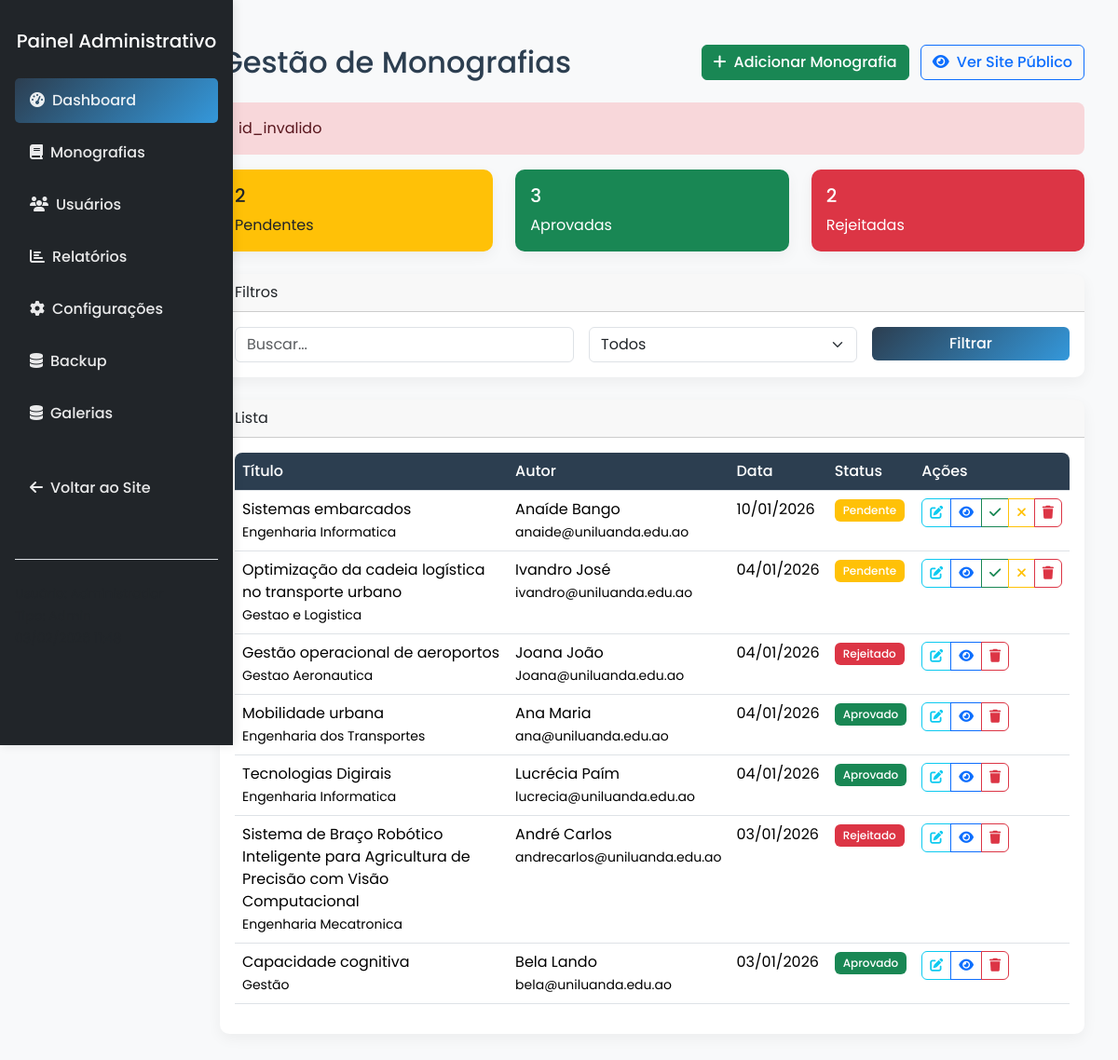
/admin/monografias.php?error=id_invalido (signed in), run on an earlier commit of the app's database.
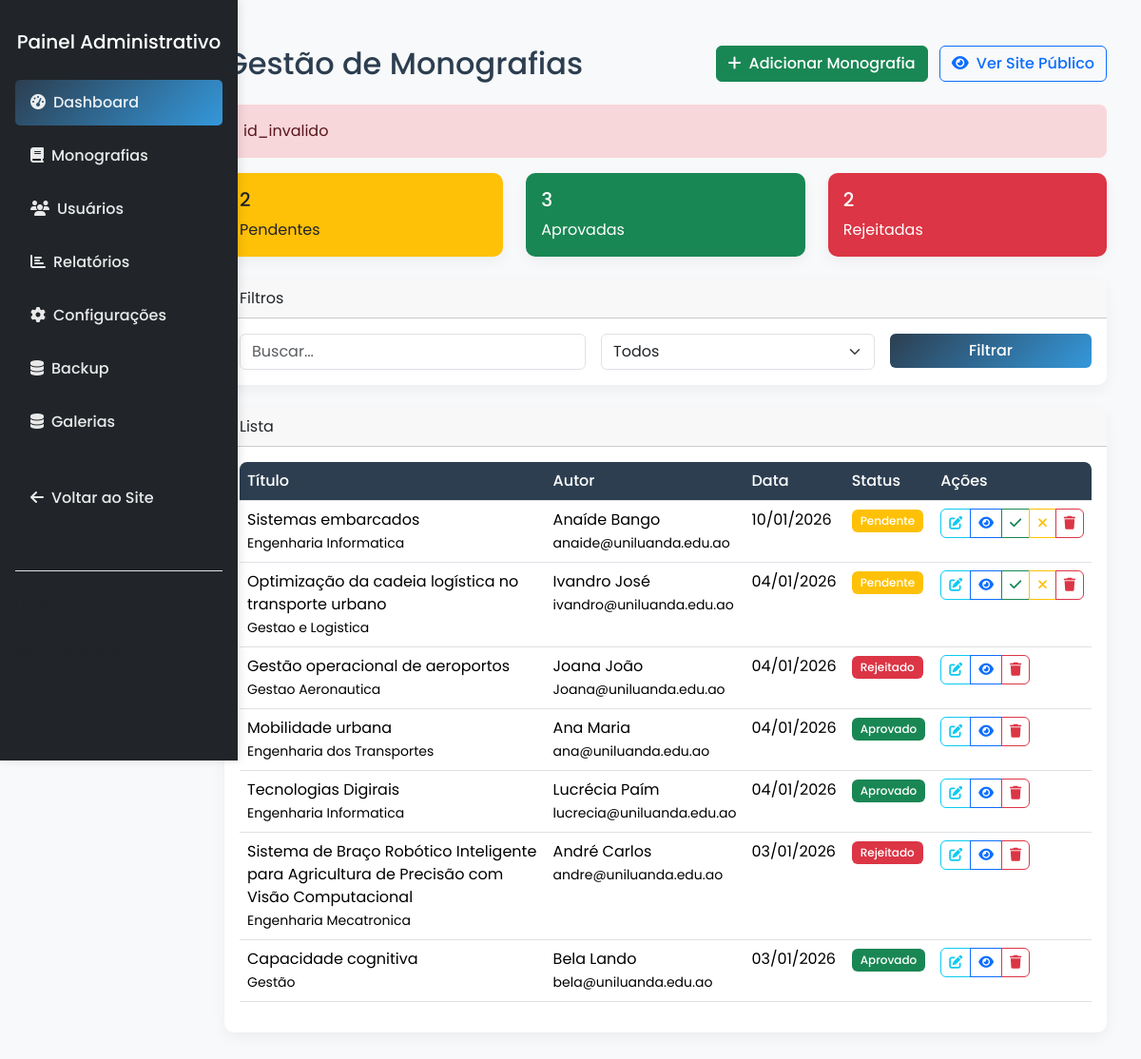
And on a later commit of the database.
### tables this page shows
CREATE TABLE `monografias` (
  `id` int NOT NULL AUTO_INCREMENT,
  `titulo` varchar(255) NOT NULL,
  `resumo` text NOT NULL,
  `autor_id` int NOT NULL,
  `orientador` varchar(100) DEFAULT NULL,
  `area` varchar(100) DEFAULT NULL,
  `palavras_chave` varchar(255) DEFAULT NULL,
  `arquivo` varchar(255) NOT NULL,
  `data_publicacao` date DEFAULT NULL,
  `status` enum('pendente','aprovado','rejeitado') DEFAULT 'pendente',
  `data_submissao` timestamp NULL DEFAULT CURRENT_TIMESTAMP,
  PRIMARY KEY (`id`),
  KEY `autor_id` (`autor_id`),
  CONSTRAINT `fk_monografias_autor` FOREIGN KEY (`autor_id`) REFERENCES `usuarios` (`id`) ON DELETE CASCADE ON UPDATE CASCADE
);

CREATE TABLE `usuarios` (
  `id` int NOT NULL AUTO_INCREMENT,
  `nome` varchar(100) NOT NULL,
  `email` varchar(100) NOT NULL,
  `password` varchar(255) NOT NULL,
  `tipo` enum('admin','estudante','professor') DEFAULT 'estudante',
  `foto` varchar(255) DEFAULT 'default.png',
  `data_criacao` timestamp NULL DEFAULT CURRENT_TIMESTAMP,
  `data_atualizacao` timestamp NULL DEFAULT CURRENT_TIMESTAMP ON UPDATE CURRENT_TIMESTAMP,
  PRIMARY KEY (`id`),
  UNIQUE KEY `email` (`email`)
);

### includes/functions.php (called while the page is built, shortened)
<?php
function formatDate($date) {
    return date('d/m/Y', strtotime($date));
}
?>

### admin/monografias.php (the view, shortened to what this page needs)
<?php
$database = new Database();
$db = $database->getConnection();
$page = isset($_GET['page']) ? (int)$_GET['page'] : 1;
$limit = 10;
$offset = ($page - 1) * $limit;
$search = isset($_GET['search']) ? sanitizeInput($_GET['search']) : '';
$query = "SELECT m.*, u.nome AS autor, u.email AS autor_email
          FROM monografias m
          LEFT JOIN usuarios u ON m.autor_id = u.id
          WHERE 1=1";
$params = [];
$query .= " ORDER BY m.data_submissao DESC LIMIT :limit OFFSET :offset";
$params[':limit'] = $limit;
$params[':offset'] = $offset;
$stmt = $db->prepare($query);
foreach ($params as $k => $v) {
    $type = ($k === ':limit' || $k === ':offset') ? PDO::PARAM_INT : PDO::PARAM_STR;
    $stmt->bindValue($k, $v, $type);
}
$stmt->execute();
$monografias = $stmt->fetchAll(PDO::FETCH_ASSOC);
$statsQuery = "SELECT status, COUNT(*) AS count FROM monografias GROUP BY status";
$stats = $db->query($statsQuery)->fetchAll(PDO::FETCH_ASSOC);
$statusCounts = ['pendente'=>0,'aprovado'=>0,'rejeitado'=>0];
foreach ($stats as $s) $statusCounts[$s['status']] = $s['count'];
?>
<!DOCTYPE html>
<html lang="pt-pt">
<head>
    <?php include '../includes/head.php'; ?>
</head>
<body>
<div class="container-fluid py-4">
    <div class="row">
        <?php include 'sidebar.php'; ?>
        <div class="col-md-9 col-lg-10 ms-auto">
            <div class="p-4">
                <div class="d-flex justify-content-between align-items-center mb-4">
                    <h2 class="mb-0">Gestão de Monografias</h2>
                    <div>
                        <button class="btn btn-success me-2" data-bs-toggle="modal" data-bs-target="#modalMonografia">
                            <i class="fas fa-plus me-2"></i>Adicionar Monografia
                        </button>
                        <a href="../monografias.php" class="btn btn-outline-primary" target="_blank">
                            <i class="fas fa-eye me-2"></i>Ver Site Público
                        </a>
                    </div>
                </div>
                <?php if (isset($_GET['error'])): ?>
                    <div class="alert alert-danger"><?php echo htmlspecialchars($_GET['error']); ?></div>
                <?php endif; ?>
                <div class="row mb-4">
                    <div class="col-md-4"><div class="card bg-warning text-dark"><div class="card-body"><h5><?php echo $statusCounts['pendente']; ?></h5>Pendentes</div></div></div>
                    <div class="col-md-4"><div class="card bg-success text-white"><div class="card-body"><h5><?php echo $statusCounts['aprovado']; ?></h5>Aprovadas</div></div></div>
                    <div class="col-md-4"><div class="card bg-danger text-white"><div class="card-body"><h5><?php echo $statusCounts['rejeitado']; ?></h5>Rejeitadas</div></div></div>
                </div>
                <div class="card mb-4">
                    <div class="card-header">Filtros</div>
                    <div class="card-body">
                        <form class="row g-3">
                            <div class="col-md-5"><input class="form-control" name="search" value="<?php echo htmlspecialchars($search); ?>" placeholder="Buscar..."></div>
                            <div class="col-md-4">
                                <select class="form-select" name="status">
                                    <option value="all">Todos</option>
                                </select>
                            </div>
                            <div class="col-md-3"><button class="btn btn-primary w-100">Filtrar</button></div>
                        </form>
                    </div>
                </div>
                <div class="card">
                    <div class="card-header">Lista</div>
                    <div class="card-body">
                        <?php if ($monografias): ?>
                        <div class="table-responsive">
                            <table class="table table-hover">
                                <thead><tr><th>Título</th><th>Autor</th><th>Data</th><th>Status</th><th>Ações</th></tr></thead>
                                <tbody>
                                <?php foreach ($monografias as $m): ?>
                                <tr>
                                    <td><?php echo htmlspecialchars($m['titulo']); ?><br><small><?php echo htmlspecialchars($m['area']); ?></small></td>
                                    <td><?php echo htmlspecialchars($m['autor']); ?><br><small><?php echo htmlspecialchars($m['autor_email']); ?></small></td>
                                    <td><?php echo formatDate($m['data_submissao']); ?></td>
                                    <td><span class="badge bg-<?php echo $m['status']=='aprovado'?'success':($m['status']=='rejeitado'?'danger':'warning'); ?>"><?php echo ucfirst($m['status']); ?></span></td>
                                    <td>
                                        <div class="btn-group">
                                            <a href="editar_monografia.php?id=<?php echo $m['id']; ?>" class="btn btn-sm btn-outline-info" title="Editar monografia"><i class="fas fa-edit"></i></a>
                                            <a href="../detalhes_monografia.php?id=<?php echo $m['id']; ?>" class="btn btn-sm btn-outline-primary"><i class="fas fa-eye"></i></a>
                                            <?php if($m['status']=='pendente'): ?>
                                            <a href="?action=approve&id=<?php echo $m['id']; ?>" class="btn btn-sm btn-outline-success"><i class="fas fa-check"></i></a>
                                            <a href="?action=reject&id=<?php echo $m['id']; ?>" class="btn btn-sm btn-outline-warning"><i class="fas fa-times"></i></a>
                                            <?php endif; ?>
                                            <a href="?action=delete&id=<?php echo $m['id']; ?>" class="btn btn-sm btn-outline-danger" onclick="return confirm('Excluir?')"><i class="fas fa-trash"></i></a>
                                        </div>
                                    </td>
                                </tr>
                                <?php endforeach; ?>
                                </tbody>
                            </table>
                        </div>
                        <?php else: ?>
                            <p class="text-center">Nenhuma monografia encontrada</p>
                        <?php endif; ?>
                    </div>
                </div>
            </div>
        </div>
    </div>
</div>
</body>
</html>

### includes/head.php (shortened to what this page needs)
<link href="https://cdn.jsdelivr.net/npm/bootstrap@5.3.3/dist/css/bootstrap.min.css" rel="stylesheet">
<link rel="stylesheet" href="https://cdnjs.cloudflare.com/ajax/libs/font-awesome/6.5.0/css/all.min.css">
<link rel="stylesheet" href="https://cdnjs.cloudflare.com/ajax/libs/animate.css/4.1.1/animate.min.css">
<link rel="stylesheet" href="css/style.css">

### admin/sidebar.php (shortened to what this page needs)
<!DOCTYPE html>
<html lang="en">
<head>
</head>
<body>
    <div class="col-md-3 col-lg-2 bg-dark text-white vh-100 position-fixed" id="sidebar">
    <div class="p-3">
        <h5 class="text-center mb-4">Painel Administrativo</h5>
        <ul class="nav nav-pills flex-column">
            <li class="nav-item">
                <a href="dashboard.php" class="nav-link active">
                    <i class="fas fa-tachometer-alt me-2"></i>Dashboard
                </a>
            </li>
            <li class="nav-item">
                <a href="monografias.php" class="nav-link text-white">
                    <i class="fas fa-book me-2"></i>Monografias
                </a>
            </li>
            <li class="nav-item">
                <a href="usuarios.php" class="nav-link text-white">
                    <i class="fas fa-users me-2"></i>Usuários
                </a>
            </li>
            <li class="nav-item">
                <a href="relatorios.php" class="nav-link text-white">
                    <i class="fas fa-chart-bar me-2"></i>Relatórios
                </a>
            </li>
            <li class="nav-item">
                <a href="configuracoes.php" class="nav-link text-white">
                    <i class="fas fa-cog me-2"></i>Configurações
                </a>
            </li>
            <li class="nav-item">
                <a href="backup.php" class="nav-link text-white">
                    <i class="fas fa-database me-2"></i>Backup
                </a>
            </li>
            <li class="nav-item">
                <a href="../galerias.php" class="nav-link text-white">
                    <i class="fas fa-database me-2"></i>Galerias
                </a>
            </li>
            <li class="nav-item mt-4">
                <a href="../home.php" class="nav-link text-white">
                    <i class="fas fa-arrow-left me-2"></i>Voltar ao Site
                </a>
            </li>
        </ul>
        <div class="mt-5 pt-4 border-top">
            <small class="text-muted">Usuário: <?php echo htmlspecialchars($_SESSION['user_nome']); ?></small>
            <br>
            <small class="text-muted">Tipo: <?php echo ucfirst($_SESSION['user_tipo']); ?></small>
            <br>
            <small class="text-muted"><?php echo date('d/m/Y H:i'); ?></small>
        </div>
    </div>
</div>
</body>
</html>

### css/style.css (style rules this page uses)
.vh-100 { min-height: 100vh; }
.table-responsive { border-radius: 8px; overflow: hidden; }
.table th { background-color: var(--primary-color); color: white; font-weight: 500; }
.btn { border-radius: 6px; font-weight: 500; transition: all 0.3s ease; }
.btn-primary { background: linear-gradient(135deg, var(--primary-color), var(--secondary-color)); border: none; }
.card { border: none; border-radius: 10px; box-shadow: 0 5px 15px rgba(0, 0, 0, 0.05); }
.card-header { border-radius: 10px 10px 0 0 !important; }
.nav-pills .nav-link.active { background: linear-gradient(135deg, var(--primary-color), var(--secondary-color)); }
.badge { font-weight: 500; padding: 0.5em 0.75em; }
.alert { border: none; border-radius: 8px; border-left: 4px solid; }
.alert-danger { border-left-color: #dc3545; }

### admin/monografias.php (style rules this page uses)
:root { --primary-color: #2c3e50; --secondary-color: #3498db; --accent-color: #e74c3c; --light-color: #ecf0f1; --dark-color: #2c3e50; --gold-color: #f1c40f; }
body { font-family: 'Poppins', sans-serif; background-color: #f8f9fa; color: var(--dark-color); min-height: 100vh; display: flex; flex-direction: column; }
.nav-link { color: rgba(255, 255, 255, 0.9) !important; font-weight: 500; margin: 0 0.5rem; padding: 0.5rem 1rem; border-radius: 4px; transition: all 0.3s ease; }
.nav-link i { margin-right: 8px; }

### admin/sidebar.php (style rules this page uses)
body { margin: 0 !important; padding: 0 !important; overflow-x: hidden; height: 100%; }
#sidebar { margin: 0 !important; padding: 0 !important; left: 0; top: 0; bottom: 0; width: 250px; height: 100vh; position: fixed; overflow-y: auto; z-index: 1000; border-radius: 0 !important; box-shadow: 2px 0 10px rgba(0,0,0,0.1); }
#sidebar .p-3 { padding: 1rem !important; margin: 0 !important; height: 100%; }
#sidebar .nav-link { padding: 0.75rem 1rem; margin: 0.25rem 0; border-radius: 5px; transition: all 0.3s ease; }
#sidebar .nav-link.active { background-color: #007bff; }
* { box-sizing: border-box; }
#sidebar h5 { margin-top: 0; padding-top: 1rem; }
#sidebar .nav { margin: 0; padding: 0; }
#sidebar .nav-item { margin: 0; padding: 0; }

What changed in the data, as far as the page shows it:
changed through a linked row, monografias "Engenharia Mecatronica": autor.email "andrecarlos@uniluanda.edu.ao" → "andre@uniluanda.edu.ao"
